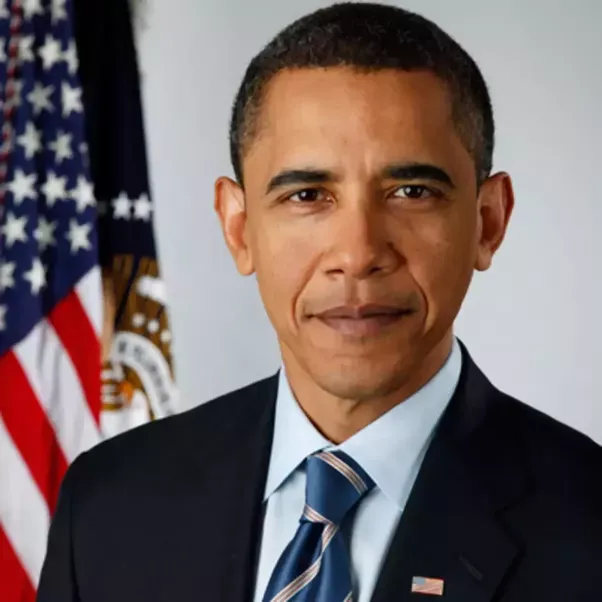
#> input picture imageProc/obama.webp, 602 x 602 px
$ jupyter execute 'Sobel Pipeline with Noise Reduction.ipynb'   (older library calls are emulated)
#> lines starting #> are read from the running program, lines starting #| are printed output that depends on the picture; after the words box and inside, x2 and y2 are one past the last pixel; in counts of white or black regions, pixels touching at a corner belong together
1. Greyscale Reduction
2. Noise Reduction
3. Horinzontal and Vertical Sobel filtering
4. Magnitude Calculation
5. Thresholding

[cell 1]
import cv2
import numpy as np
import copy
import matplotlib.pyplot as plt

## 1. Greyscale Reduction

[cell 2]
# import image
img = cv2.imread("obama.webp")
#> img is the input picture: shape (602, 602, 3); mean B, G, R 100.5, 102.1, 117

# Convert to greyscale
img = cv2.cvtColor(img, cv2.COLOR_RGB2GRAY)
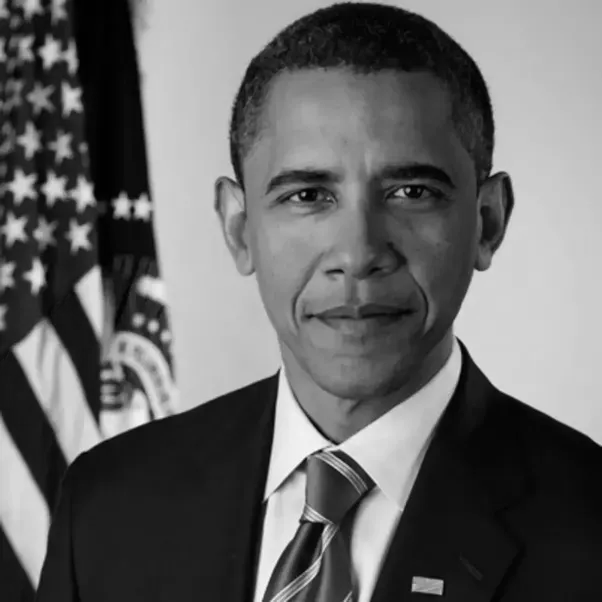
#> img: shape (602, 602); min 0, max 249, mean 103.3

plt.imshow(img, cmap="gray")

## 2. Gaussian Noise Reduction

[cell 3]
# Gaussian filter
gaussian_filter = np.array([[1,2,1],[2,4,2],[1,2,1]], dtype=np.float32) / 16

# Convolve with the image
imgGaussian = cv2.filter2D(img, -1, gaussian_filter)

# Guassian Filter print
plt.imshow(imgGaussian, cmap='gray')
plt.title('Gaussian Filter')

## 3. Horinzontal and Vertical Sobel Filtering

[cell 4]
# Sobel kernels
kernelX = np.array([[1,2,1],[0,0,0],[-1,-2,-1]], dtype=np.float32)
kernelY = np.array([[-1,0,1],[-2,0,2],[-1,0,1]], dtype=np.float32)

# Sobel convolution
imgSobelX = cv2.filter2D(img, cv2.CV_64F, kernelX)
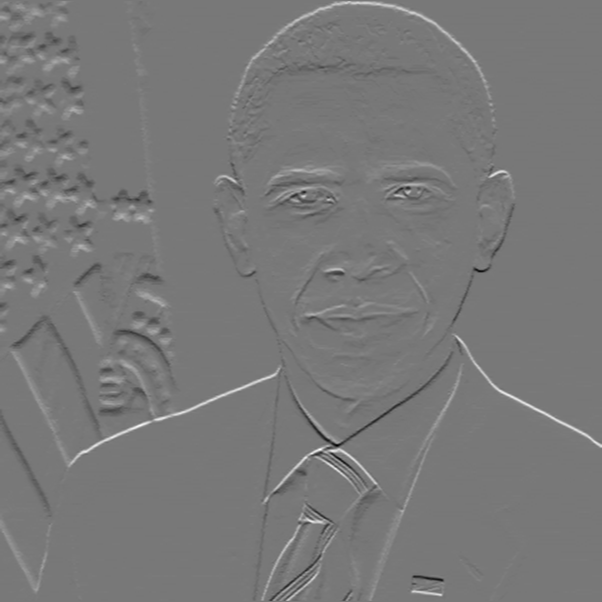
#> imgSobelX: shape (602, 602) float64; min -605, max 674, mean 1.5; drawn with min black and max white
imgSobelY = cv2.filter2D(img, cv2.CV_64F, kernelY)
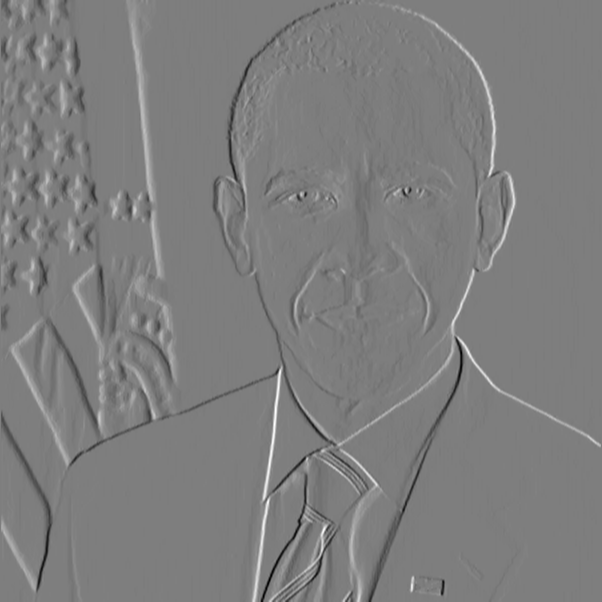
#> imgSobelY: shape (602, 602) float64; min -632, max 647, mean 0.9; drawn with min black and max white

# 4. Magnitude Calculation

[cell 5]
Sobel = cv2.magnitude(imgSobelX, imgSobelY)
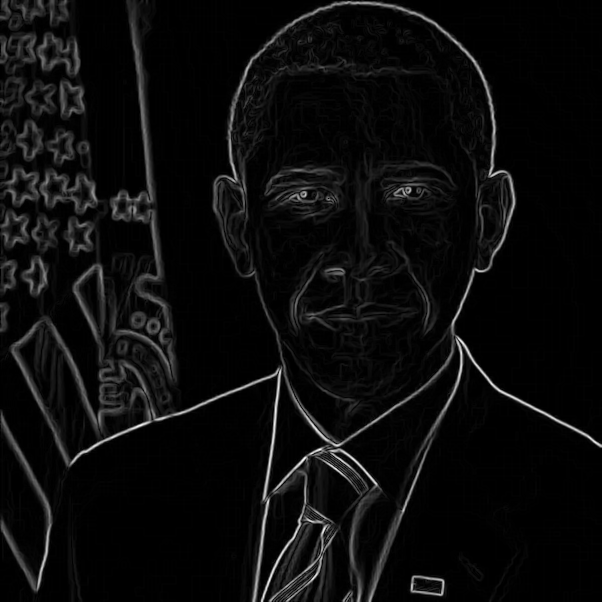
#> Sobel: shape (602, 602) float64; min 0, max 698.6, mean 33.7; drawn with min black and max white
fig = plt.figure(figsize = (10,10))
# Left image
fig.add_subplot(1,2,1)
plt.imshow(img, cmap='gray')
# Right image
fig.add_subplot(1,2,2)
plt.imshow(Sobel, cmap='gray')

# 5. Thresholding

[cell 6]
ret,thresh = cv2.threshold(Sobel,160,255,cv2.THRESH_BINARY)
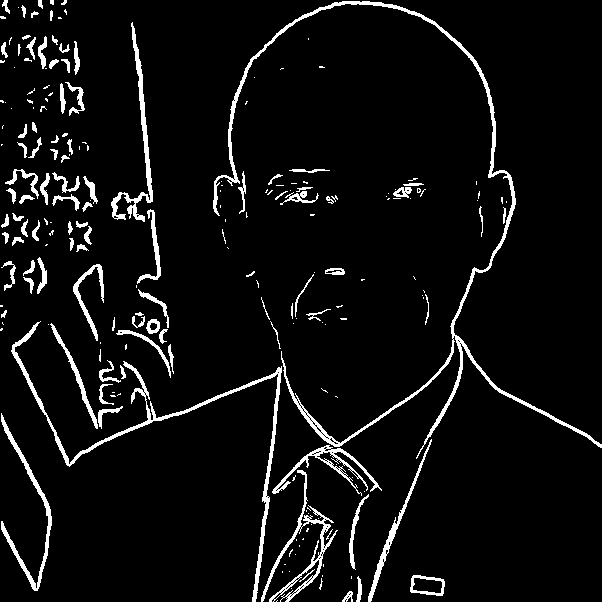
#> thresh: shape (602, 602) float64; 5.8% white; 214 white regions (119 under 20 px), largest, box (x1, y1, x2, y2) and area: (213, 1, 602, 459) 4683, (11, 321, 282, 602) 2676, (261, 470, 338, 602) 1289
plt.imshow(thresh, cmap="gray")

$ run again, with imageProc/Simple.webp copied over imageProc/obama.webp
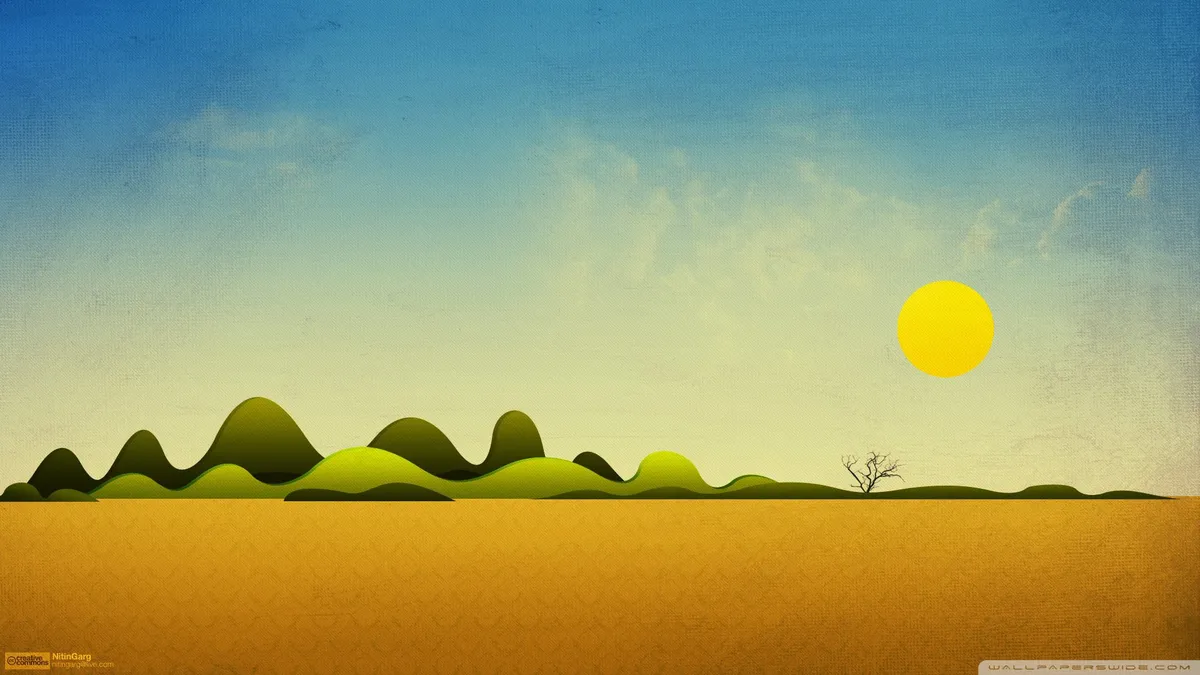
#> input picture imageProc/Simple.webp, 1200 x 675 px
#> img is the input picture: shape (675, 1200, 3); mean B, G, R 112.9, 158.8, 153.1
#> img: shape (675, 1200)
#> `imgSobelX = cv2.filter2D(img, cv2.CV_64F, kernelX)`:
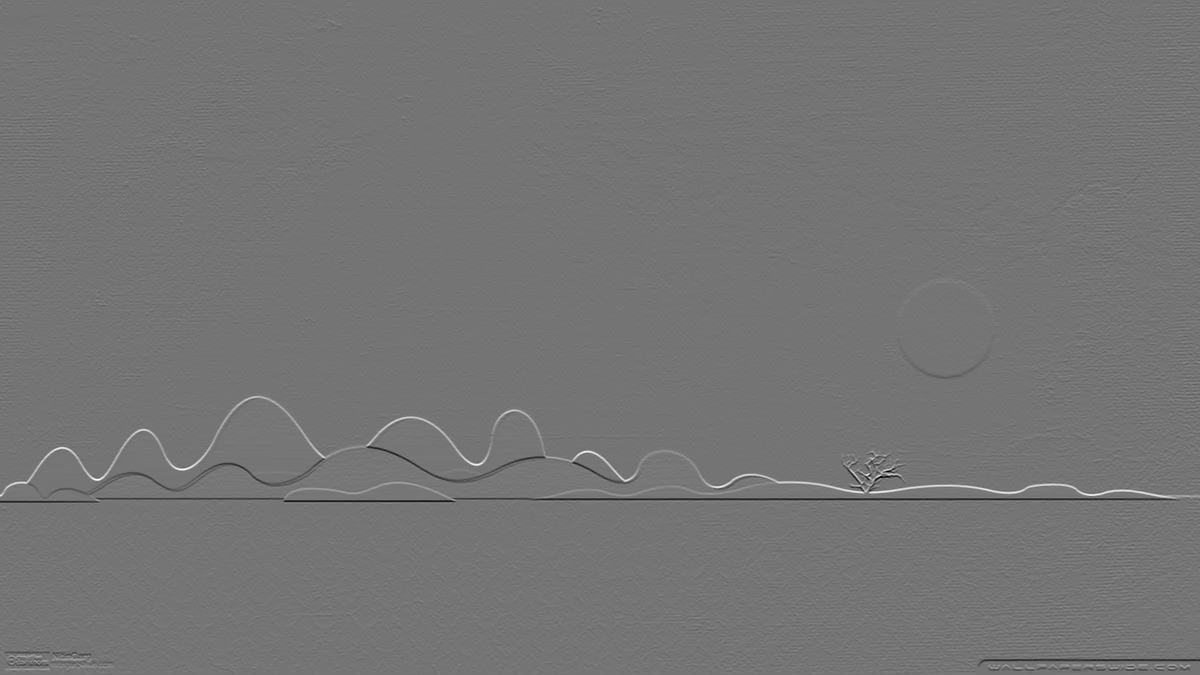
#> imgSobelX: shape (675, 1200) float64; min -658, max 778, mean 0.5; drawn with min black and max white
#> `ret,thresh = cv2.threshold(Sobel,160,255,cv2.THRESH_BINARY)`:
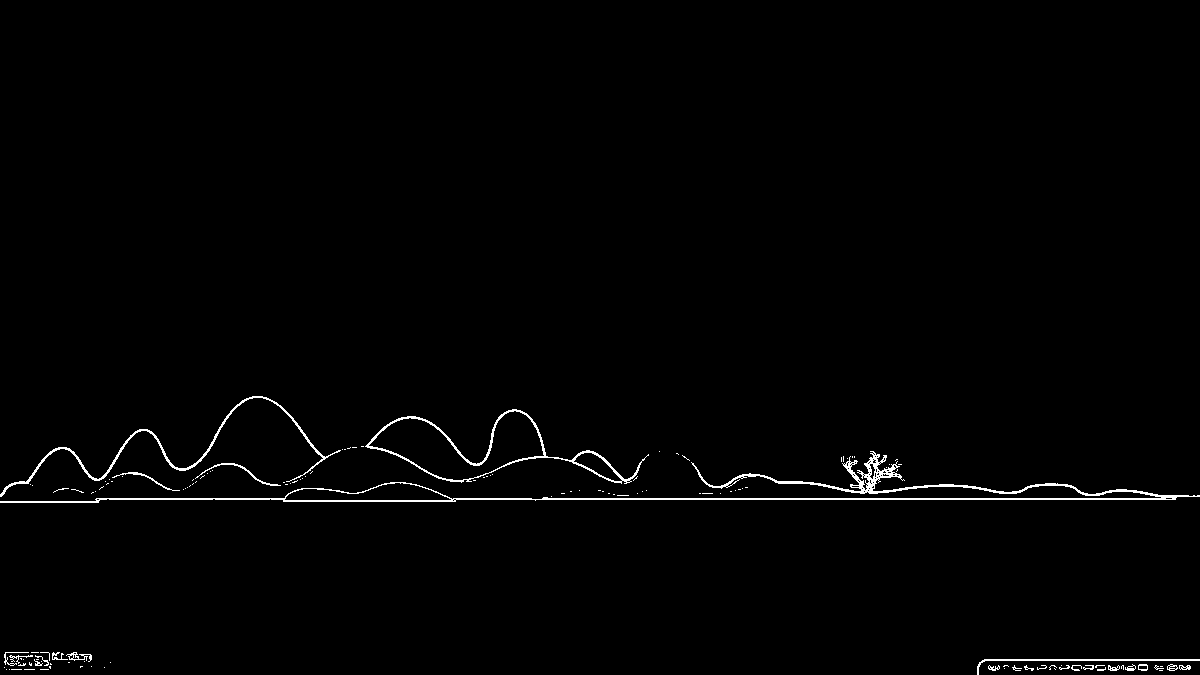
#> thresh: shape (675, 1200) float64; 1.1% white in thin lines or dots, all inside (x1, y1, x2, y2) = (0, 396, 1200, 675)

$ run again, with imageProc/image.png saved as imageProc/obama.webp
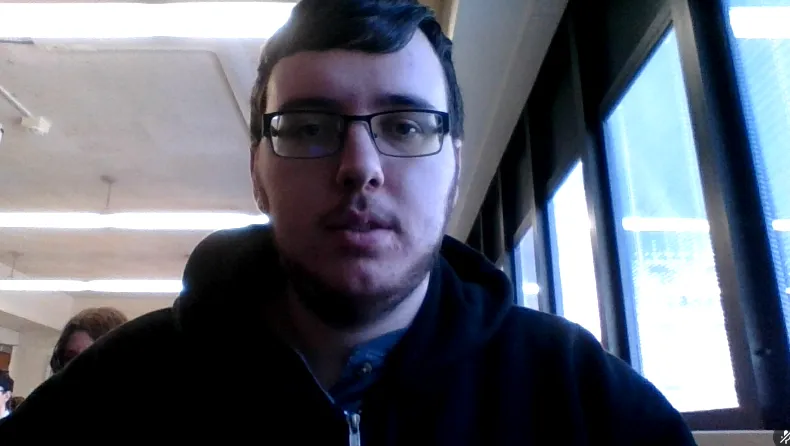
#> input picture imageProc/image.png, 790 x 446 px
#> img is the input picture: shape (446, 790, 3); mean B, G, R 113.1, 101.4, 96.9
#> img: shape (446, 790)
#> `imgSobelY = cv2.filter2D(img, cv2.CV_64F, kernelY)`:
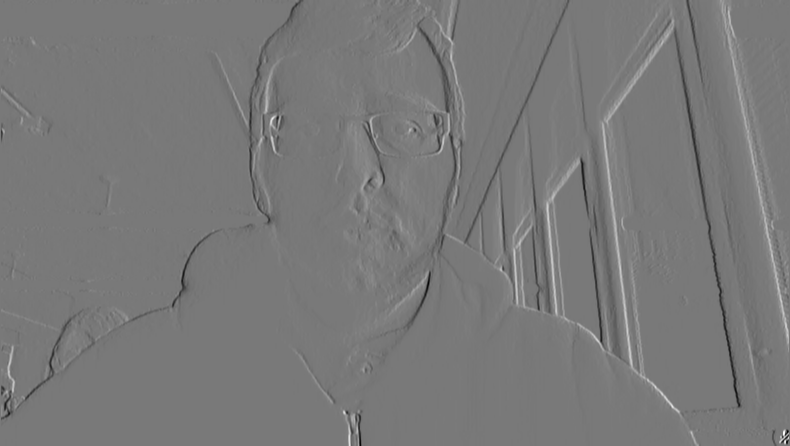
#> imgSobelY: shape (446, 790) float64; min -715, max 790, mean 0.3; drawn with min black and max white
#> `ret,thresh = cv2.threshold(Sobel,160,255,cv2.THRESH_BINARY)`:
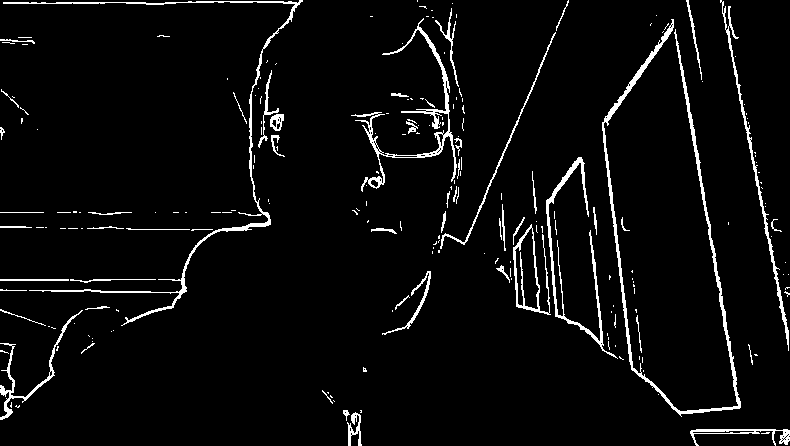
#> thresh: shape (446, 790) float64; 4.4% white in thin lines or dots
